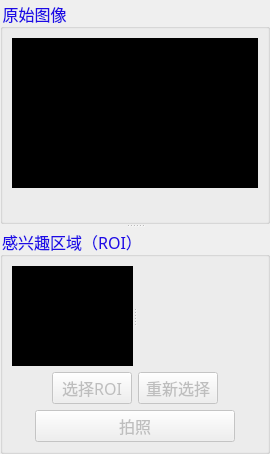
      <widget class="QSplitter" name="splitter_4">
       <property name="font">
        <font>
         <family>微软雅黑</family>
         <pointsize>12</pointsize>
        </font>
       </property>
       <property name="orientation">
        <enum>Qt::Vertical</enum>
       </property>
       <widget class="QGroupBox" name="groupBox">
        <property name="minimumSize">
         <size>
          <width>0</width>
          <height>0</height>
         </size>
        </property>
        <property name="font">
         <font>
          <family>微软雅黑</family>
          <pointsize>12</pointsize>
          <weight>50</weight>
          <bold>false</bold>
         </font>
        </property>
        <property name="styleSheet">
         <string notr="true">QGroupBox::title{
font-weight:bold;
color:rgb(30,10,230)
}</string>
        </property>
        <property name="title">
         <string>原始图像</string>
        </property>
        <layout class="QVBoxLayout" name="verticalLayout" stretch="1,0">
         <item>
          <widget class="QLabel" name="label_camera_img">
           <property name="minimumSize">
            <size>
             <width>150</width>
             <height>150</height>
            </size>
           </property>
           <property name="font">
            <font>
             <family>微软雅黑</family>
             <pointsize>12</pointsize>
            </font>
           </property>
           <property name="styleSheet">
            <string notr="true">QLabel{background-color:rgb(0,0,0)
}</string>
           </property>
           <property name="text">
            <string/>
           </property>
          </widget>
         </item>
         <item>
          <widget class="QLabel" name="label_videoinfo">
           <property name="font">
            <font>
             <family>Adobe Devanagari</family>
             <pointsize>10</pointsize>
            </font>
           </property>
           <property name="text">
            <string/>
           </property>
          </widget>
         </item>
        </layout>
       </widget>
       <widget class="QGroupBox" name="groupBox_4">
        <property name="minimumSize">
         <size>
          <width>200</width>
          <height>0</height>
         </size>
        </property>
        <property name="font">
         <font>
          <family>微软雅黑</family>
          <pointsize>12</pointsize>
         </font>
        </property>
        <property name="styleSheet">
         <string notr="true">QGroupBox::title{
font-weight:bold;
color:rgb(30,10,230)
}</string>
        </property>
        <property name="title">
         <string>感兴趣区域（ROI）</string>
        </property>
        <layout class="QVBoxLayout" name="verticalLayout_2" stretch="1,0,0">
         <item>
          <widget class="QSplitter" name="splitter_2">
           <property name="minimumSize">
            <size>
             <width>200</width>
             <height>100</height>
            </size>
           </property>
           <property name="font">
            <font>
             <family>微软雅黑</family>
             <pointsize>12</pointsize>
            </font>
           </property>
           <property name="orientation">
            <enum>Qt::Horizontal</enum>
           </property>
           <widget class="QLabel" name="label_roi">
            <property name="minimumSize">
             <size>
              <width>100</width>
              <height>100</height>
             </size>
            </property>
            <property name="font">
             <font>
              <family>微软雅黑</family>
              <pointsize>12</pointsize>
             </font>
            </property>
            <property name="styleSheet">
             <string notr="true">QLabel{background-color:rgb(0,0,0)
}</string>
            </property>
            <property name="text">
             <string/>
            </property>
           </widget>
           <widget class="QLabel" name="label_roi_info">
            <property name="minimumSize">
             <size>
              <width>100</width>
              <height>0</height>
             </size>
            </property>
            <property name="maximumSize">
             <size>
              <width>16777215</width>
              <height>16777215</height>
             </size>
            </property>
            <property name="font">
             <font>
              <family>Adobe Devanagari</family>
              <pointsize>12</pointsize>
              <weight>75</weight>
              <bold>true</bold>
             </font>
            </property>
            <property name="text">
             <string/>
            </property>
           </widget>
          </widget>
         </item>
         <item>
          <layout class="QHBoxLayout" name="horizontalLayout_6">
           <item>
            <spacer name="horizontalSpacer_2">
             <property name="font">
              <font>
               <family>微软雅黑</family>
               <pointsize>12</pointsize>
              </font>
             </property>
             <property name="orientation">
              <enum>Qt::Horizontal</enum>
             </property>
             <property name="sizeHint" stdset="0">
              <size>
               <width>40</width>
               <height>20</height>
              </size>
             </property>
            </spacer>
           </item>
           <item>
            <widget class="QPushButton" name="button_roi">
             <property name="enabled">
              <bool>false</bool>
             </property>
             <property name="sizePolicy">
              <sizepolicy hsizetype="Fixed" vsizetype="Fixed">
               <horstretch>0</horstretch>
               <verstretch>0</verstretch>
              </sizepolicy>
             </property>
             <property name="font">
              <font>
               <family>微软雅黑</family>
               <pointsize>12</pointsize>
              </font>
             </property>
             <property name="text">
              <string>选择ROI</string>
             </property>
            </widget>
           </item>
           <item>
            <widget class="QPushButton" name="button_reselect_roi">
             <property name="enabled">
              <bool>false</bool>
             </property>
             <property name="sizePolicy">
              <sizepolicy hsizetype="Fixed" vsizetype="Fixed">
               <horstretch>0</horstretch>
               <verstretch>0</verstretch>
              </sizepolicy>
             </property>
             <property name="font">
              <font>
               <family>微软雅黑</family>
               <pointsize>12</pointsize>
              </font>
             </property>
             <property name="text">
              <string>重新选择</string>
             </property>
            </widget>
           </item>
           <item>
            <spacer name="horizontalSpacer">
             <property name="font">
              <font>
               <family>微软雅黑</family>
               <pointsize>12</pointsize>
              </font>
             </property>
             <property name="orientation">
              <enum>Qt::Horizontal</enum>
             </property>
             <property name="sizeHint" stdset="0">
              <size>
               <width>40</width>
               <height>20</height>
              </size>
             </property>
            </spacer>
           </item>
          </layout>
         </item>
         <item>
          <layout class="QHBoxLayout" name="horizontalLayout_20">
           <item>
            <widget class="QPushButton" name="pushButton_paizhao">
             <property name="enabled">
              <bool>false</bool>
             </property>
             <property name="sizePolicy">
              <sizepolicy hsizetype="Preferred" vsizetype="Fixed">
               <horstretch>0</horstretch>
               <verstretch>0</verstretch>
              </sizepolicy>
             </property>
             <property name="maximumSize">
              <size>
               <width>200</width>
               <height>16777215</height>
              </size>
             </property>
             <property name="font">
              <font>
               <family>微软雅黑</family>
               <pointsize>12</pointsize>
              </font>
             </property>
             <property name="text">
              <string>拍照</string>
             </property>
            </widget>
           </item>
          </layout>
         </item>
        </layout>
       </widget>
      </widget>
